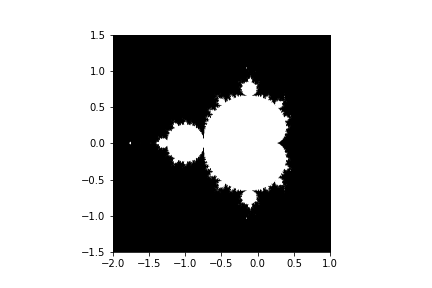

Here is the Python script that generated this plot:
# Test 1 Mandelbrot Sets
import numpy as np
import matplotlib.pyplot as plt
from numpy import newaxis

def mandelbrot(n, N_max, threshold):
    '''
    compute the Mandelbrot fractal with the Mandelbrot iteration
    Parameters
    ----------
    n : length of Mandelbrot
    N_max : max number of iteratioin
    threshold : TYPE
        DESCRIPTION.

    Returns
    -------
    None.

    '''
    
    #construct an n×n grid (2D array) of points (x, y) 
    #in range [−2, 1]×[−1.5, 1.5]
    x = np.linspace(-2, 1, n)
    y = np.linspace(-1.5, 1.5, n)

    #corresponding complex values c = x + yi 
    c = x[:, newaxis] + 1j*y[newaxis, :]

    
    #perform the iteration as outlined above to compute z
    #for each complex value in the grid
    z = c
    for j in range (N_max):
        z = z**2 + c
    
    # form a 2-D boolean array mask indicating which points are in the set
    mask = (abs(z) < threshold)
    return mask
    
# experiment the function with different n   
n = 10000
N_max = 50
threshold = 50
 
mask = mandelbrot(n, N_max, threshold)    
    
    
#save the result to an image   
plt.imshow(mask.T, extent=[-2, 1, -1.5, 1.5 ])
plt.gray()
plt.savefig('mandelbrot.png')